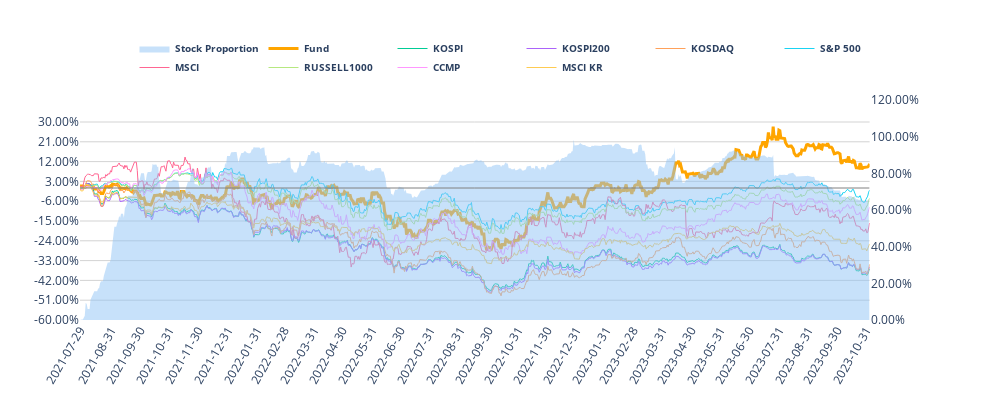

Notebook source saved alongside this figure:
### Code cell
p= Perfomance(fund_code="100004", currency = 'USD')
p.get_performance_plot()

### Figure 1 — Plotly figure (JSON) as saved in the notebook; plotly's stock layout.template omitted (floating-point values rounded to 4 significant figures; data arrays with more than 128 entries replaced by an {"elided": "..."} marker saying what was removed)
{"data": [{"fill": "tozeroy", "line": {"color": "#90c4f5", "width": 0}, "name": "<b>Stock Proportion</b>", "opacity": 0.1, "type": "scatter", "x": {"elided": "828 str values"}, "xaxis": "x", "y": {"elided": "828 float values"}, "yaxis": "y2"}, {"line": {"color": "orange", "width": 3}, "name": "<b>Fund</b>", "type": "scatter", "x": {"elided": "828 str values"}, "xaxis": "x", "y": {"elided": "828 float values"}, "yaxis": "y"}, {"line": {"width": 1}, "name": "<b>KOSPI</b>", "type": "scatter", "x": {"elided": "828 str values"}, "xaxis": "x", "y": {"elided": "828 float values"}, "yaxis": "y"}, {"line": {"width": 1}, "name": "<b>KOSPI200</b>", "type": "scatter", "x": {"elided": "828 str values"}, "xaxis": "x", "y": {"elided": "828 float values"}, "yaxis": "y"}, {"line": {"width": 1}, "name": "<b>KOSDAQ</b>", "type": "scatter", "x": {"elided": "828 str values"}, "xaxis": "x", "y": {"elided": "828 float values"}, "yaxis": "y"}, {"line": {"width": 1}, "name": "<b>S&P 500</b>", "type": "scatter", "x": {"elided": "828 str values"}, "xaxis": "x", "y": {"elided": "828 float values"}, "yaxis": "y"}, {"line": {"width": 1}, "name": "<b>MSCI</b>", "type": "scatter", "x": {"elided": "828 str values"}, "xaxis": "x", "y": {"elided": "828 float values"}, "yaxis": "y"}, {"line": {"width": 1}, "name": "<b>RUSSELL1000</b>", "type": "scatter", "x": {"elided": "828 str values"}, "xaxis": "x", "y": {"elided": "828 float values"}, "yaxis": "y"}, {"line": {"width": 1}, "name": "<b>CCMP</b>", "type": "scatter", "x": {"elided": "828 str values"}, "xaxis": "x", "y": {"elided": "828 float values"}, "yaxis": "y"}, {"line": {"width": 1}, "name": "<b>MSCI KR</b>", "type": "scatter", "x": {"elided": "828 str values"}, "xaxis": "x", "y": {"elided": "828 float values"}, "yaxis": "y"}], "layout": {"height": 400, "legend": {"font": {"size": 10}, "orientation": "h", "x": 0.5, "xanchor": "center", "y": 1.3, "yanchor": "top"}, "paper_bgcolor": "white", "plot_bgcolor": "white", "shapes": [{"line": {"color": "Gray", "width": 1}, "type": "line", "x0": "2021-07-29T00:00:00", "x1": "2023-11-03T00:00:00", "y0": 0, "y1": 0}], "width": 1000, "xaxis": {"anchor": "y", "domain": [0, 0.94], "range": ["2021-07-29T00:00:00", "2023-11-03T00:00:00"], "showgrid": false, "tickangle": -60, "tickmode": "array", "ticktext": ["2021-07-29", "2021-08-31", "2021-09-30", "2021-10-31", "2021-11-30", "2021-12-31", "2022-01-31", "2022-02-28", "2022-03-31", "2022-04-30", "2022-05-31", "2022-06-30", "2022-07-31", "2022-08-31", "2022-09-30", "2022-10-31", "2022-11-30", "2022-12-31", "2023-01-31", "2023-02-28", "2023-03-31", "2023-04-30", "2023-05-31", "2023-06-30", "2023-07-31", "2023-08-31", "2023-09-30", "2023-10-31"], "tickvals": ["2021-07-29T00:00:00", "2021-08-31T00:00:00", "2021-09-30T00:00:00", "2021-10-31T00:00:00", "2021-11-30T00:00:00", "2021-12-31T00:00:00", "2022-01-31T00:00:00", "2022-02-28T00:00:00", "2022-03-31T00:00:00", "2022-04-30T00:00:00", "2022-05-31T00:00:00", "2022-06-30T00:00:00", "2022-07-31T00:00:00", "2022-08-31T00:00:00", "2022-09-30T00:00:00", "2022-10-31T00:00:00", "2022-11-30T00:00:00", "2022-12-31T00:00:00", "2023-01-31T00:00:00", "2023-02-28T00:00:00", "2023-03-31T00:00:00", "2023-04-30T00:00:00", "2023-05-31T00:00:00", "2023-06-30T00:00:00", "2023-07-31T00:00:00", "2023-08-31T00:00:00", "2023-09-30T00:00:00", "2023-10-31T00:00:00"]}, "yaxis": {"anchor": "x", "domain": [0, 1], "gridcolor": "lightgrey", "nticks": 11, "range": [-60, 40], "showgrid": true, "ticktext": ["-60.00%", "-51.00%", "-42.00%", "-33.00%", "-24.00%", "-15.00%", "-6.00%", "3.00%", "12.00%", "21.00%", "30.00%"], "tickvals": [-60, -51, -42, -33, -24, -15, -6, 3, 12, 21, 30]}, "yaxis2": {"anchor": "x", "nticks": 7, "overlaying": "y", "range": [0, 120], "showgrid": false, "side": "right", "ticktext": ["0.00%", "20.00%", "40.00%", "60.00%", "80.00%", "100.00%", "120.00%"], "tickvals": [0, 20, 40, 60, 80, 100, 120]}}}
